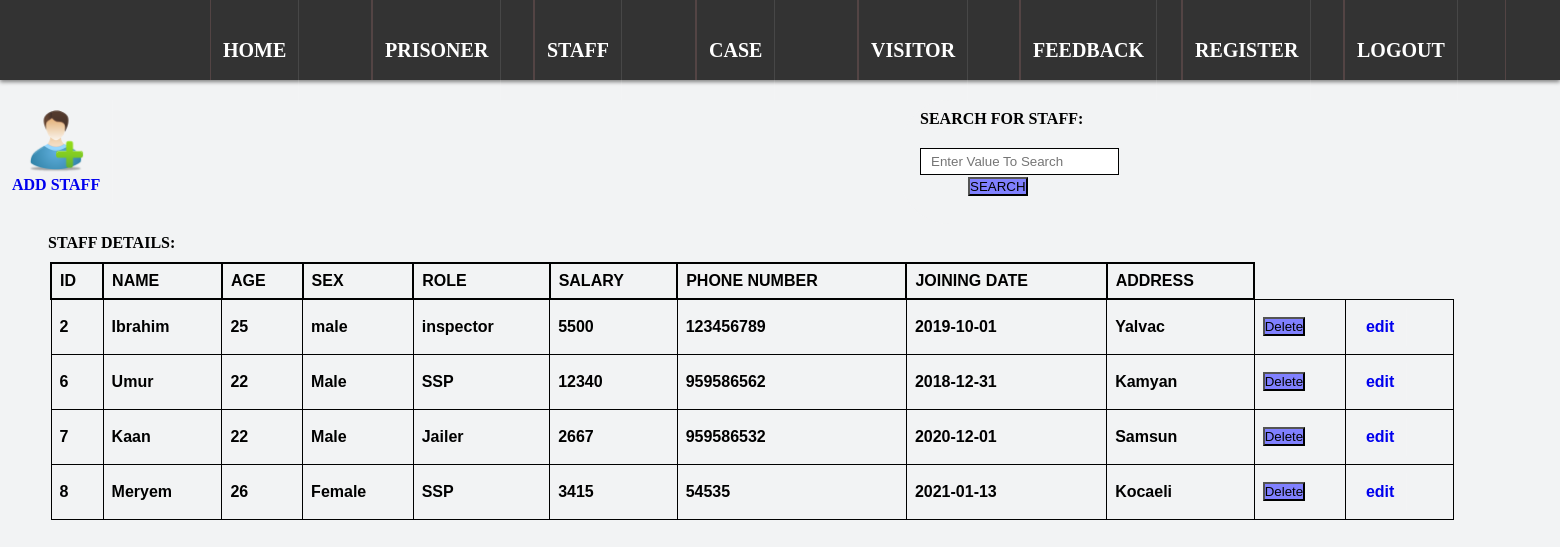
The app's page /viewStaff.php with its own data.
### tables this page shows
CREATE TABLE `staff` (
  `SID` int(11) NOT NULL,
  `SNAME` varchar(30) NOT NULL,
  `AGE` int(11) NOT NULL,
  `SEX` varchar(6) NOT NULL,
  `ROLE` varchar(30) NOT NULL,
  `PHONENO` bigint(20) NOT NULL,
  `JOINDATE` date NOT NULL,
  `ADDRESS` text NOT NULL,
  `SALARY` int(11) NOT NULL
);

### viewStaff.php (the view, shortened to what this page needs)
<?php
include 'index.php';
if(isset($_REQUEST["search"]))
{
    $valueToSearch = $_POST["valueToSearch"];
	$query = "SELECT * FROM staff WHERE CONCAT(`SID`,`SNAME`,`AGE`,`SEX`,`ROLE`,`SALARY`,`PHONENO`,`JOINDATE`,`ADDRESS`) LIKE '%".$valueToSearch."%'";
        $search_result = filterTable($query);
}
 else {
    $query = "SELECT * FROM staff";
    $search_result = filterTable($query);
}
function filterTable($query)
{
    $connect = mysqli_connect("localhost", "root", "", "PMS");
    $filter_Result = mysqli_query($connect, $query);
    return $filter_Result;
}
?>
<body style="background-color:#F2F3F4;">
<!DOCTYPE html>
<html>
    <head>
    </head>
    <body>
        <ul class="group">
<a href="addStaff.php">
<img src="images/addprisoner.png" alt="Delete Prisoner" width="62" height="62" border="0"> <br>ADD STAFF</a>
        <form action="viewStaff.php" method="post">
		<div class="search">
		<strong>SEARCH FOR STAFF:<br><br>
            <input type="text" name="valueToSearch" placeholder="Enter Value To Search"><br>
            &#8195;&#8195;&#8195;<input type="submit" name="search" value="SEARCH"><br><br>
           </div>
		   </ul>
		   &#8195;&#8195;&#8195;<strong><b>STAFF DETAILS:</strong>
            <table>
                <tr>
                    <th>ID</th>
            <th>NAME</th>
			<th>AGE</th>
			<th>SEX</th>
            <th>ROLE</th>
			<th>SALARY</th>
			<th>PHONE NUMBER</th>
			<th>JOINING DATE</th>
			<th>ADDRESS</th>
                </tr>
                <?php while($row = mysqli_fetch_assoc($search_result)):?>
                <tr>
                  <td><?php echo $row['SID']; ?></td>
            <td><?php echo $row['SNAME']; ?></td>
			<td><?php echo $row['AGE']; ?></td>
			<td><?php echo $row['SEX']; ?></td>
            <td><?php echo $row['ROLE']; ?></td>
			<td><?php echo $row['SALARY']; ?></td>
			<td><?php echo $row['PHONENO']; ?></td>
			<td><?php echo $row['JOINDATE']; ?></td>
			<td><?php echo $row['ADDRESS'];?> </td>
			<td class="contact-delete">
    <form action='viewStaff.php?delete="<?php echo $row['SID']; ?>"' method="get">
        <input type="submit" name="submit" value="Delete" onclick="return confirm('Are you sure to delete?')"> </td>
			<td> <?php echo "<a href='updateStaff.php?edit=$row[SID]'>edit<br />"; ?></td>
                </tr>
                <?php endwhile;?>
				</table>
    </body>
</html>

### index.php (style rules this page uses)
* { margin: 0px; padding: 0px; }

### viewStaff.php (style rules this page uses)
table { font-family: arial, sans-serif; border-collapse: collapse; width: 90%; margin:10px 10px 10px 50px; }
td { border: 1px solid black; text-align: left; text-size:4px; padding: 8px; }
th { text-size:4px; border: 2px solid black; text-align: left; padding: 8px; }
a { float: left; padding: 10px 12px; color: solid black; text-decoration: none; font-weight: bold; text-align: center; border-right: 1px solid rgba(255,255,255,0.1); }
.search { background: #F2F3F4;; width: 60%; border-radius: 50px; padding: 10px 20px; margin: 20px 10px 10px 900px; }
input[type=text] { padding: 5px 10px; margin: 2px 0; display: inline-block; border: 1.5px solid black; box-sizing: border-box; }
input[type=submit] { text-align: center; display: inline-block; background-color: #8080ff; cursor: pointer; }

### records on screen
staff: SID "2", SNAME "Ibrahim", AGE "25", SEX "male", ROLE "inspector", SALARY "5500", PHONENO "123456789", JOINDATE "2019-10-01", ADDRESS "Yalvac"
staff: SID "6", SNAME "Umur", AGE "22", SEX "Male", ROLE "SSP", SALARY "12340", PHONENO "959586562", JOINDATE "2018-12-31", ADDRESS "Kamyan"
staff: SID "7", SNAME "Kaan", AGE "22", SEX "Male", ROLE "Jailer", SALARY "2667", PHONENO "959586532", JOINDATE "2020-12-01", ADDRESS "Samsun"
staff: SID "8", SNAME "Meryem", AGE "26", SEX "Female", ROLE "SSP", SALARY "3415", PHONENO "54535", JOINDATE "2021-01-13", ADDRESS "Kocaeli"
